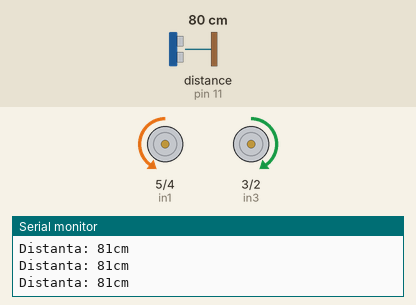
A sketch run on a simulated Arduino Uno, built with avr-gcc and run on an emulated ATmega328P. Shown: motor-driver pin pairs drawn as motors (green arrow = first pin HIGH = forward, orange = second pin HIGH = backward, longer = more drive, scaled by the enable pin), the last lines printed to the serial monitor. The inputs (shaded band) are chosen by the test bench; at power-on: distance to the obstacle (sensor on pin 11) 80 cm. The echo pulse lasts 58.3 µs per cm.

Above: at 1.2 s.
1.3 s: distance to the obstacle (sensor on pin 11) set to 44 cm
2.8 s: distance to the obstacle (sensor on pin 11) set to 35 cm
At 4.0 s:
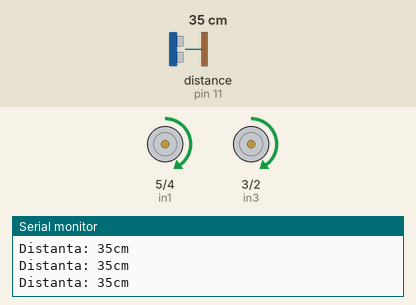
4.3 s: distance to the obstacle (sensor on pin 11) set to 60 cm
At 4.6 s:
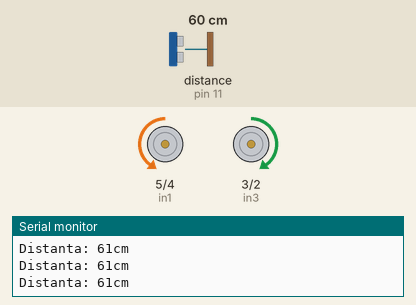
5.8 s: distance to the obstacle (sensor on pin 11) set to 2 cm
At 6.5 s:
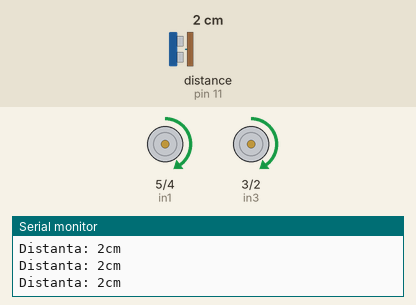
Timing chart, 0 to 8.3 s (numbered marks = the images above; inputs shaded):
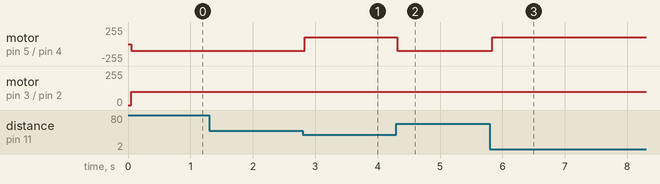

Measured:
- the behaviour switches between 40 and 39 cm on distance to the obstacle (sensor on pin 11) (found by bisection; images 0 and 1)
- after the input at 2.8 s, motor on pin 5 (in1) / pin 4 (in2): backward 100/255 → forward 100/255 at once
- after the input at 4.3 s, motor on pin 5 (in1) / pin 4 (in2): forward 100/255 → backward 100/255 at once
- after the input at 5.8 s, motor on pin 5 (in1) / pin 4 (in2): backward 100/255 → forward 100/255 at once

The sketch:

MasinaOcolitoareObstacole.ino
```cpp
#include <NewPing.h>
#define trig 12
#define echo 11
#define maxd 250
int uS;
float i=uS;
/* motorul A */
int enA = 9;
int in1 = 5;
int in2 = 4;
/* motorul B */
int enB = 6;
int in3 = 3;
int in4 = 2;
int ledverde = 13;
int ledrosu = 10;
NewPing sonar(trig, echo, maxd);


void setup(){
  pinMode(enA, OUTPUT);
  pinMode(enB, OUTPUT);
  pinMode(in1, OUTPUT);
  pinMode(in2, OUTPUT);
  pinMode(in3, OUTPUT);
  pinMode(in4, OUTPUT);
  Serial.begin(115200);}


void loop(){
  delay(50);
  unsigned int uS = sonar.ping_cm();
  Serial.print("Distanta: ");
  Serial.print(uS );
  Serial.println("cm");

      if(uS<40)
       {digitalWrite(in1, HIGH);
        digitalWrite(in2, LOW);
        analogWrite(enA,100);
        digitalWrite(in3, HIGH);
        digitalWrite(in4, LOW);
        analogWrite(enB, 100);}

        else{

          digitalWrite(in1, LOW);
          digitalWrite(in2, HIGH);
          analogWrite(enA, 100);

          digitalWrite(in3, HIGH);
          digitalWrite(in4, LOW);
          analogWrite(enB, 100);}


}
```
